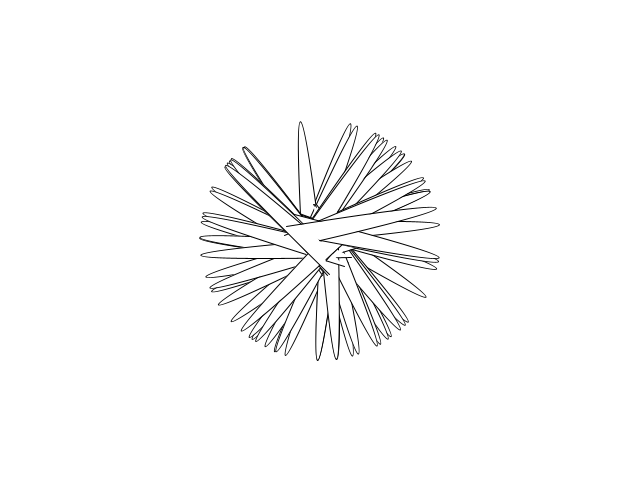
Frame 1 (no input)
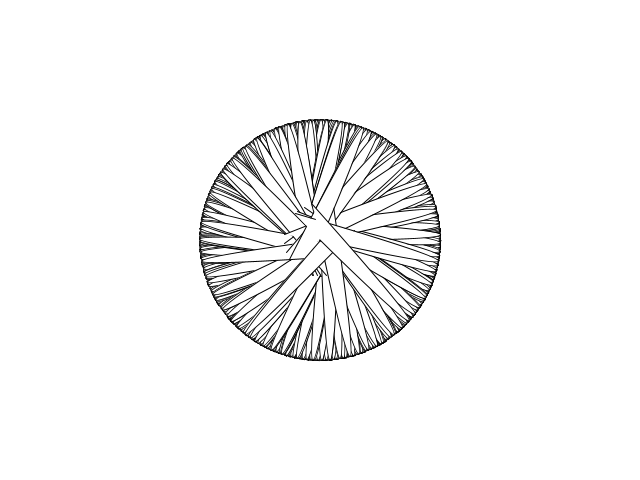
Frame 60 (the mouse pressed at the canvas centre just before this capture)
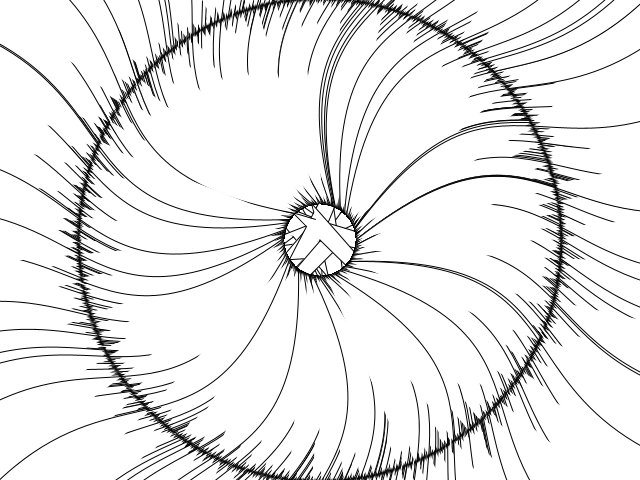
Frame 120 (the mouse held since frame 60 and released just before this capture)

The Processing sketch that drew these frames (run headless with seeded random() and noise(); from frame 60 on, the mouse is pressed at the canvas centre):

// Processing sketch: processing_85666
// ── processing_85666.pde

//variables pour faire des trucs aléatoires
void setup(){
 
  size(640,480);
  background(255);
   
  rectMode(CENTER);
 
}
 
int a = 10;
int b = 50;
int c = 70;
int d = 96;
 
int i=0;
 
void draw(){
   
  a = mouseX * 2 -300;
  b = mouseY /3 +20;
  c = mouseX *2;
  d = mouseY;
fill(255);
translate (width/2, height/2);

for (int i=50; i<720; i+=10){
  rotate(radians(random(10,360)));
  
  beginShape();
  vertex(30,20);
  bezierVertex(a, 0, b, d, c, d);
  endShape();
}

println(mouseX);

  i++;
   
}
